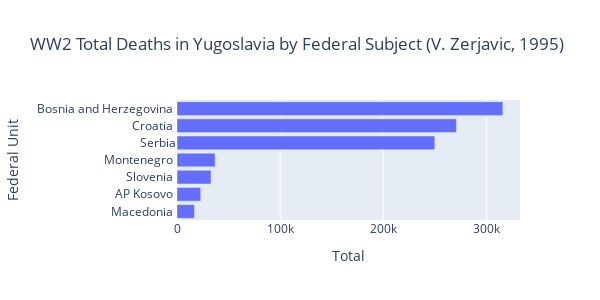

The code cell stored with this chart in its notebook:
### Code cell
for col in total_deaths.columns[:1]:
    fig = px.bar(
        data_frame = total_deaths.sort_values(by = col, ascending = True),
        x = col,
        width = 600,
        height = 300,
        title = 'WW2 ' + col + ' Deaths in Yugoslavia by Federal Subject (V. Zerjavic, 1995)'
    )
    fig.show()

### Figure 1 — Plotly figure (JSON) as saved in the notebook; plotly's stock layout.template omitted (floating-point values rounded to 4 significant figures)
{"data": [{"alignmentgroup": "True", "hovertemplate": "Total=%{x}<br>Federal Unit=%{y}<extra></extra>", "legendgroup": "", "marker": {"color": "#636efa", "pattern": {"shape": ""}}, "name": "", "offsetgroup": "", "orientation": "h", "showlegend": false, "textposition": "auto", "type": "bar", "x": [17000, 23000, 33000, 37000, 250000, 271000, 316000], "xaxis": "x", "y": ["Macedonia ", "AP Kosovo ", "Slovenia ", "Montenegro ", "Serbia", "Croatia ", "Bosnia and Herzegovina "], "yaxis": "y"}], "layout": {"barmode": "relative", "height": 300, "legend": {"tracegroupgap": 0}, "title": {"text": "WW2 Total Deaths in Yugoslavia by Federal Subject (V. Zerjavic, 1995)"}, "width": 600, "xaxis": {"anchor": "y", "autorange": true, "domain": [0, 1], "range": [0, 332600.0], "title": {"text": "Total"}, "type": "linear"}, "yaxis": {"anchor": "x", "autorange": true, "domain": [0, 1], "range": [-0.5, 6.5], "title": {"text": "Federal Unit"}, "type": "category"}}}
